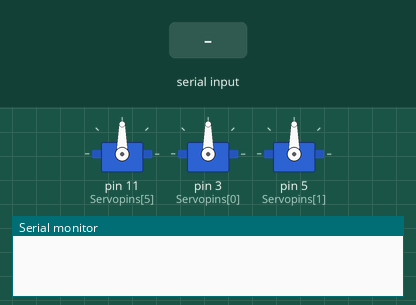
This sketch was run on a simulated Arduino Uno, built with avr-gcc and run on an emulated ATmega328P. Shown: 3 × servo, the last lines printed to the serial monitor. The test bench sets the inputs (shaded band).

Above: at 3.2 s.
3.3 s: "a" received over Serial
At 3.76 s:
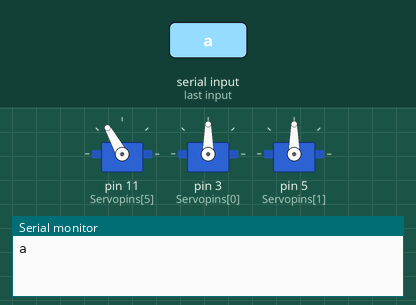
6.3 s: "b" received over Serial
At 8.8 s:
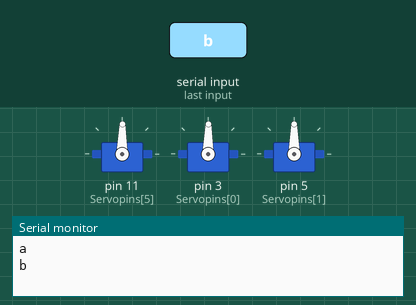
9.3 s: "c" received over Serial
At 10.05 s:
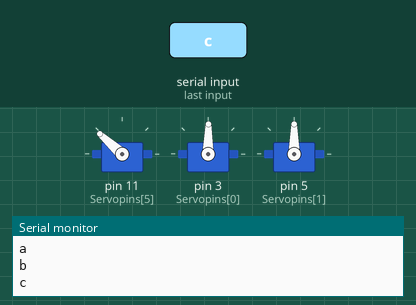
Timing chart, 0 to 14.5 s (numbered marks = the images above; inputs shaded):
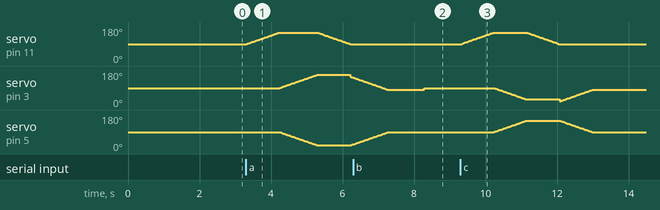

Measured:
- after the input at 3.3 s, servo on pin 11 (Servopins[5]): rises from 90° to 150° in 0.90 s, then falls to 90° in 2.0 s; servo on pin 3 (Servopins[0]): rises from 90° to 160° in 1.0 s, then falls to 146° in 1.0 s
- after the input at 6.3 s, servo on pin 11 (Servopins[5]): 90° → 89° after 2.0 s
- after the input at 9.3 s, servo on pin 11 (Servopins[5]): rises from 89° to 150° in 0.90 s, then falls to 90° in 1.8 s; servo on pin 5 (Servopins[1]): rises from 90° to 150° in 0.89 s, then falls to 90° in 1.9 s

The sketch:

hex_test2.ino
```cpp
#include<Servo.h>
Servo servoFrontLeft;
Servo baseServoFrontLeft;
Servo invbaseservoright;
int pos = 90;
int basepos=90;
int invpos=90;
int Servopins[6]={3,5,6,9,10,11};

void setup() {
  // put your setup code here, to run once:
  int i;
servoFrontLeft.attach(Servopins[5]);
baseServoFrontLeft.attach(Servopins[0]);//base
servoFrontLeft.write(pos);
baseServoFrontLeft.write(pos);
invbaseservoright.attach(Servopins[1]);
invbaseservoright.write(invpos);
delay(2000);
Serial.begin(9600);
}

void loop() {
  // put your main code here, to run repeatedly:
  String response;
  while (Serial.available())
    {
      char c = Serial.read();
      response += c;

    }
  if(response.length()>0){
    Serial.println(response);

    if(response == "a"){
      fwd();
    }
    else if( response == "b"){
      servoFrontLeft.write(pos);
baseServoFrontLeft.write(pos);
    }
    else if(response == "c"){
      bck();
    }


   response ="";
  delay(1000);


  }
}


void fwd(){
  for(pos =90;pos<=150;pos++){
    servoFrontLeft.write(pos);
    delay(15);
  }
  for(basepos = 90,invpos=90 ; basepos<=150,invpos>=20;basepos++,invpos--){
    baseServoFrontLeft.write(basepos);
    invbaseservoright.write(invpos);
    delay(15);
  }

  for(pos =150;pos>=90;pos--){
    servoFrontLeft.write(pos);
    delay(15);
  }

  for(basepos = 150,invpos=20 ; basepos>=90,invpos<=90;basepos--,invpos++){
    baseServoFrontLeft.write(basepos);
    invbaseservoright.write(invpos);
    delay(15);
  }
}


void bck(){
  for(pos =90;pos<=150;pos++){
    servoFrontLeft.write(pos);
    delay(15);
  }
  for(basepos = 90,invpos=90 ; basepos>=20,invpos<=150;basepos--,invpos++){
    baseServoFrontLeft.write(basepos);
    invbaseservoright.write(invpos);
    delay(15);
  }

  for(pos =150;pos>=90;pos--){
    servoFrontLeft.write(pos);
    delay(15);
  }

  for(basepos = 20,invpos=150 ; basepos<=90,invpos>=90;basepos++,invpos--){
    baseServoFrontLeft.write(basepos);
    invbaseservoright.write(invpos);
    delay(15);
  }
}
```
